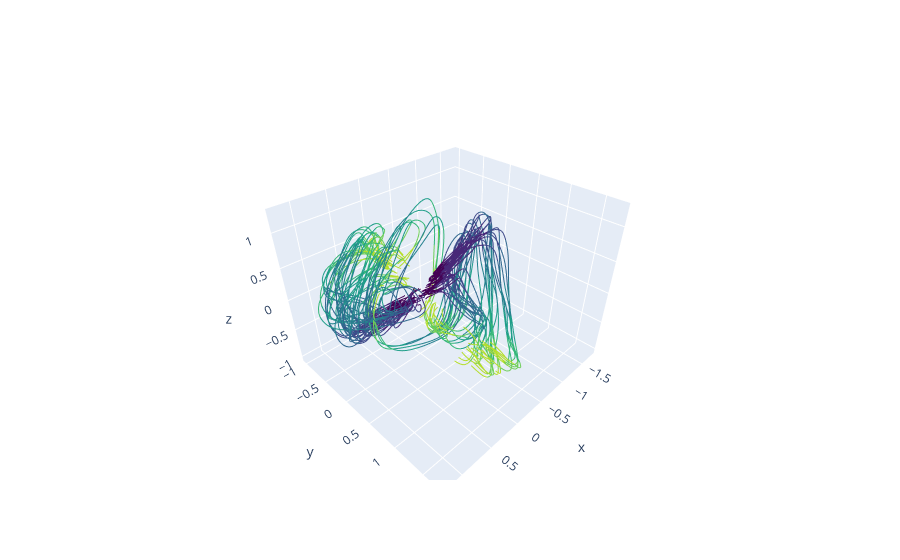

Notebook cell for this chart:
### Code cell
fig = go.Figure()

for i in indices_to_plot:
    x = Y[i, 0, :]
    y = Y[i, 1, :]
    z = Y[i, 2, :]

    for t in range(num_time_points - 1):
        color_scale = colors.sequential.Viridis
        color_index = int(t / (num_time_points - 1) * (len(color_scale) - 1))
        fig.add_trace(go.Scatter3d(
            x=x[t:t+2],
            y=y[t:t+2],
            z=z[t:t+2],
            mode='lines',
            line=dict(color=color_scale[color_index]),
            showlegend=False
        ))

# fig.update_layout(
#     scene=dict(
#         xaxis=dict(title='X', range=[min, max]),
#         yaxis=dict(title='Y', range=[-0.5, 0.5]),
#         zaxis=dict(title='Z', range=[min, max])
#     )
# )

fig.show()
